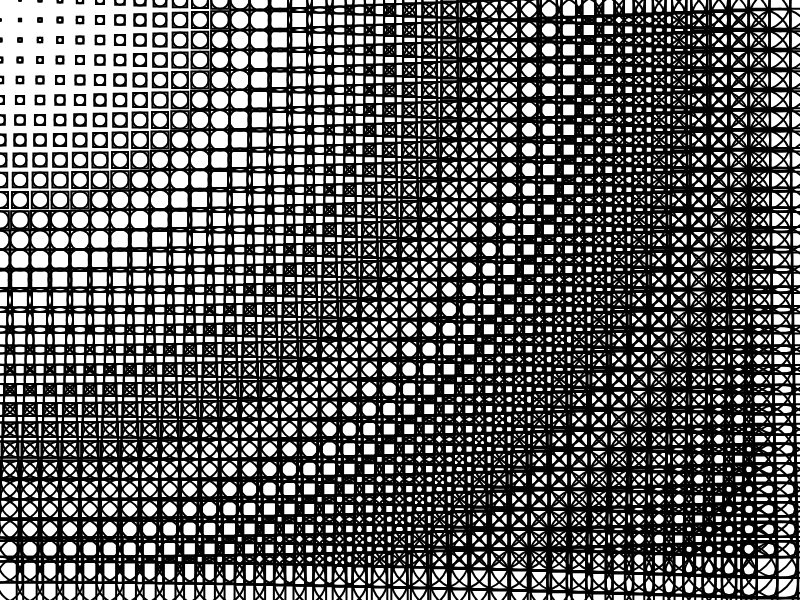
Frame 1 (no input)
Frame 60 (no input): identical to frame 1, image omitted
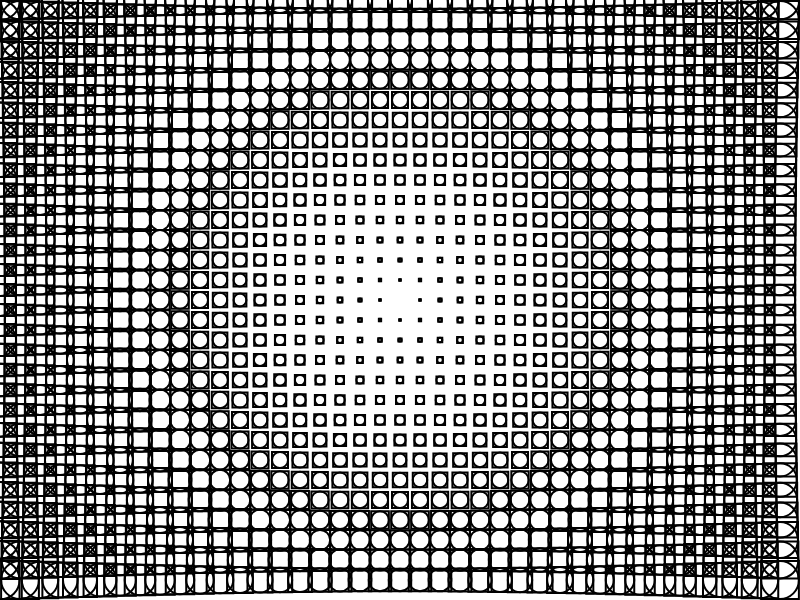
Frame 120 (the mouse pressed at the canvas centre since frame 60)

The p5.js sketch that drew these frames (run headless with seeded random() and noise() and a simulated clock; from frame 60 on, the mouse is pressed at the canvas centre):

// p5.js sketch
// ── sketch.js
function setup() {
  createCanvas (800, 600);
}

function draw() {
  background(255);    // Set background color           https://p5js.org/reference/#/p5/background
  noFill();          // Set color used to fill shapes  https://p5js.org/reference/#/p5/fill
  strokeWeight(2);
  stroke('black');         // Disable drawing shape outlines https://p5js.org/reference/#/p5/noStroke
  rectMode(CENTER);   // Draw square based on center point  https://p5js.org/reference/#/p5/rectMode

  for (let x = 0; x < width; x += 20) {
    for (let y = 0; y < height; y += 20) {
      let distance = dist(mouseX, mouseY, x, y);
      let grid_square_size = distance / 500 * 40;
      rect(x, y, grid_square_size, grid_square_size);
      circle(x, y, grid_square_size);
    }
  }
}
